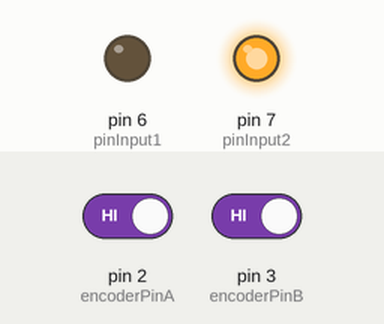
Recording of a sketch running on a simulated Arduino Uno, built with avr-gcc and run on an emulated ATmega328P. On the bench: output pins drawn as LEDs (lit = HIGH). Inputs (shaded band) come from the test bench; at power-on: pin 2 (encoderPinA) HIGH, pin 3 (encoderPinB) HIGH. Pins used as bus, display or sensor lines are not drawn; what the sketch prints to the serial monitor is not drawn.

Above: at 0.4 s.
Timing chart, 0 to 1.9 s (numbered marks = the images above):
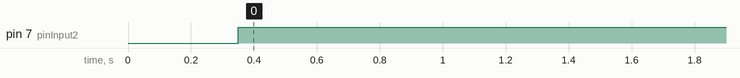

The sketch:

encodeur2.0.ino
```cpp
// asservissement en position angulaire un moteur à courant continu.
#include<SimpleTimer.h>
SimpleTimer timer;
// Timer pour échantillonnage
//definition des entrées
const int pinInput1 = 6;
// Commande de sens moteur, Input 1
const int pinInput2 = 7;
// Commande de sens moteur, Input 2
const int pinPower  = 9;
// Commande de vitesse moteur, Output Enabled1
const int encoderPinA = 2;
// compteur 1
const int encoderPinB = 3;
// compteur 2
//init echantillonage
unsigned int time = 0;
const int frequence_echantillonnage = 20;
//init compteur :
int encoder0Pos = 0;
//position de départ=0
int lastReportedPos = 0;
boolean A_set = false;
boolean B_set = false;
//consigne
const double target_cm = 8;
double target_deg = 17.33 * target_cm; // il faut 17.7 degrés pour avancer d'un cm la roue
int target_ticks;
//plus simple d'asservir en ticks car ce sera toujours un nombre entier
// init calculs asservissement PID
int erreur = 0;
//erreur
float erreurPrecedente = 0;
float somme_erreur = 0;
//Definition des constantes du correcteur PID
const float kp = 0.90;
// Coefficient proportionnel (choisis par essais successifs)
const float ki = 0;
// Coefficient intégrateur
const float kd = 0;
// Coefficient dérivateur
/* Routine d'initialisation */
void setup(){
    target_ticks = target_deg / 360.0 * 19 * 64.0;
    Serial.begin(115200);
// Initialisation port COM
    pinMode(pinPower, OUTPUT);
// Sorties commande  moteur
    pinMode(pinInput1, OUTPUT);
    pinMode(pinInput2, OUTPUT);
    pinMode(encoderPinA, INPUT);
//sorties encodeur
    pinMode(encoderPinB, INPUT);
    digitalWrite(encoderPinA, HIGH);
// Resistance interne arduino ON
    digitalWrite(encoderPinB, HIGH);
// Resistance interne arduino ON
// Interruption de l'encodeur A en sortie 0 (pin 2)
    attachInterrupt(0, doEncoderA, CHANGE);
// Interruption de l'encodeur A en sortie 1 (pin 3)
    attachInterrupt(1, doEncoderB, CHANGE);
    analogWrite(pinPower, 0);
// Initialisation sortie moteur à 0
    delay(300);
// Pause de 0,3 sec pour laisser le temps au moteur de  s'arréter si celui-ci est en marche
// Interruption pour calcul du PID et asservissement appelée toutes les 10ms
    timer.setInterval(1000 / frequence_echantillonnage, asservissement);
}
/* Fonction principale */
void loop(){
    timer.run();
//on fait tourner l'horloge
}

//---- Cette fonction est appelée toutes les 20ms pour calcul du correcteur PID
void asservissement (){
    time += 20;
// pratique pour graphes excel après affichage sur le moniteur
    erreur = target_ticks - encoder0Pos;
    somme_erreur += erreur;
// Calcul de la vitesse courante du moteur
int vitMoteur = kp * erreur + kd * (erreur - erreurPrecedente) + ki * (somme_erreur);
    erreurPrecedente = erreur;
// Ecrase l'erreur précedente par la nouvelle erreur
// Normalisation et contrôle du moteur
if ( vitMoteur > 255 ) vitMoteur = 255;
// on est branché sur un pont en H L293D
else if( vitMoteur < -255 ) vitMoteur = -255;
    Tourner (vitMoteur);
float angle_deg = encoder0Pos / 19.0 / 64.0 * 360.0;
//Position angulaire de sortie, pratique pour comparer avec la consigne d'entrée
float distance = encoder0Pos / 19.0 / 64.0 * 360.0 / 17.73;
     Serial.print(erreur);
// affiche sur le moniteur les données voulues
    Serial.print(" ");
    Serial.print(encoder0Pos);
    Serial.print(" ");
    Serial.print(angle_deg);
    Serial.print(" ");
    Serial.print(distance);
    Serial.print(" ");
    Serial.println(vitMoteur);
}
//---- Interruption appelée à tous les changements d'état de A
void doEncoderA(){
    A_set = digitalRead(encoderPinA) == HIGH;
    encoder0Pos += (A_set != B_set) ? -1 : 1 ;
//modifie le compteur selon les deux états des encodeurs
}
//---- Interruption appelée à tous les changements d'état de B
void doEncoderB(){
    B_set = digitalRead(encoderPinB) == HIGH;
        encoder0Pos += (A_set == B_set) ? -1 : 1 ;
//modifie le compteur selon les deux états des encodeurs
}
//---- Fonction appelée pour contrôler le moteur
void Tourner( int rapportCyclique ){
if( rapportCyclique > 0 )
    {
        digitalWrite(pinInput1, LOW);
        digitalWrite(pinInput2, HIGH);
    }
else
    {
        digitalWrite(pinInput1, HIGH);
        digitalWrite(pinInput2, LOW);
        rapportCyclique = -rapportCyclique;
    }
    analogWrite(pinPower, rapportCyclique);
}
```

Measured:
- by itself, pin 7 (pinInput2): LOW → HIGH at 0.35 s
